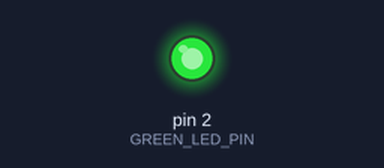
This sketch was run on a simulated Arduino Uno, built with avr-gcc and run on an emulated ATmega328P. Shown: output pins drawn as LEDs (lit = HIGH). What the sketch prints to the serial monitor is not drawn.

Above: at 1.6 s.
At 4.2 s:
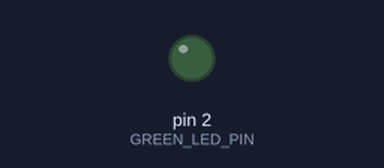
Timing chart, 0 to 8.3 s (numbered marks = the images above):
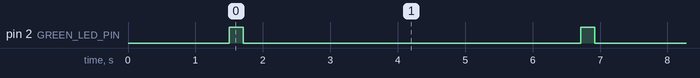

The sketch:

TestMP3.ino
```cpp
#include <SoftwareSerial.h>

#define GREEN_LED_PIN 2


SoftwareSerial mp3Serial(8, 9); // mp3Serial(RX, TX)

// Tracks 1-5 (sounds) and 6-8 (instructions), played by copy-order index.
const int tracks[] = {1, 2, 3, 4, 5, 6, 7, 8};
const int trackCount = sizeof(tracks) / sizeof(tracks[0]);
int currentTrack = 0;

// Play MP3 file
void playMP3(int fileNumber) {
  // DFPlayer Mini 10-byte command frame
  //   7E FF 06 CMD FB PARA_MSB PARA_LSB CS_MSB CS_LSB EF
  byte cmd = 0x03;
  byte paraMSB = highByte(fileNumber);
  byte paraLSB = lowByte(fileNumber);
  int16_t checksum = -(0xFF + 0x06 + cmd + 0x00 + paraMSB + paraLSB);
  byte frame[10] = {
    0x7E, 0xFF, 0x06, cmd, 0x00,
    paraMSB, paraLSB,
    highByte(checksum), lowByte(checksum),
    0xEF
  };
  mp3Serial.write(frame, 10);
}

void setup() {
  Serial.begin(9600);
  mp3Serial.begin(9600);
  pinMode(GREEN_LED_PIN, OUTPUT);
  digitalWrite(GREEN_LED_PIN, LOW);

  Serial.println("MP3 Test: Looping through tracks.");
  delay(1500);  // Let the DFPlayer Mini finish powering up before commands
}

void loop() {
  int track = tracks[currentTrack];

  Serial.print("Playing track ");
  Serial.println(track);

  // Blink LED to show a command was sent
  digitalWrite(GREEN_LED_PIN, HIGH);
  playMP3(track);
  delay(200);
  digitalWrite(GREEN_LED_PIN, LOW);

  // Wait a bit before playing the next
  delay(5000);

  // Move to the next track, wraps back to start
  currentTrack = (currentTrack + 1) % trackCount;
}
```

Measured:
- by itself, pin 2 (GREEN_LED_PIN): alternates HIGH for 0.21 s and LOW for 5.0 s
